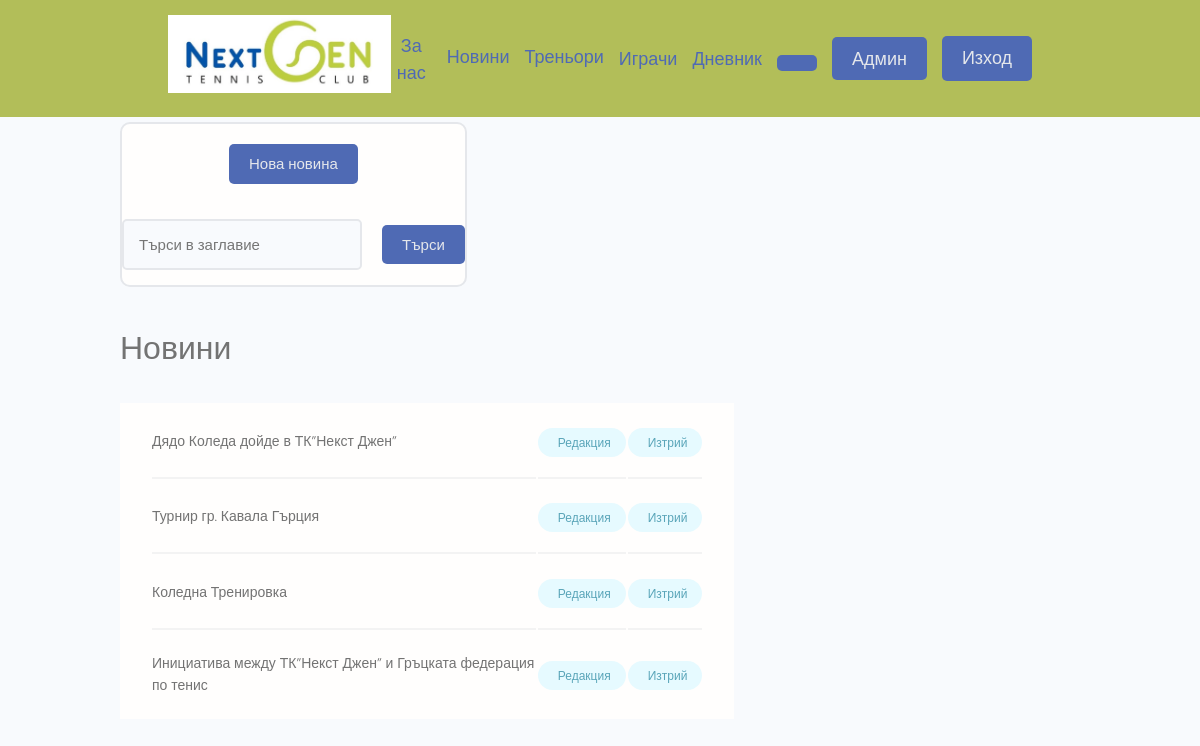
The app's page /news-admin (signed in) with its own data.
### news/models.py (models this page shows)
class News(models.Model):
    author = models.ForeignKey(Profile,null=True, on_delete=models.SET_NULL)
    title = models.CharField(max_length=200)
    image = models.ImageField(null=True, blank=True, upload_to='news', default="news/default.jpg")
    body = models.TextField(null=True, blank=True)
    created = models.DateTimeField(auto_now_add=True)
    id = models.UUIDField(primary_key=True, default=uuid.uuid4, unique=True, editable=False)
    def __str__(self) -> str:
        return self.title
    class Meta:
        ordering = ['-created']

### news/views.py (the view)
# urls.py: path('news-admin', views.newsAdmin, name='news-admin'),
@login_required(login_url='login')
@user_passes_test(lambda u: u.is_staff)
def newsAdmin(request):
    news, search_query = searchNews(request)
    custom_range, news = paginateNews(request, news, 10)
    context = {'news' : news, 'custom_range':custom_range, 'search_query':search_query}
    return render(request, 'news/news-admin.html', context)

### news/utils.py (called while the page is built)
def searchNews(request):
    search_query=''
    if request.GET.get('search_query'):
       search_query=request.GET.get('search_query')
    news = News.objects.distinct().filter(Q(title__icontains=search_query))
    return news, search_query

def paginateNews(request, news, results):
    page = request.GET.get('page')
    paginator = Paginator(news,results)
    try:
        news = paginator.page(page)
    except PageNotAnInteger:
        page = 1
        news = paginator.page(page)
    except EmptyPage:
        page = paginator.num_pages
        news = paginator.page(page)
    leftIndex = (int(page) - 4)
    if leftIndex < 1:
        leftIndex = 1
    rightIndex = (int(page) + 5)
    if rightIndex > paginator.num_pages:
        rightIndex = paginator.num_pages + 1
    custom_range = range(leftIndex,rightIndex)
    return custom_range, news

### news/templates/news/news-admin.html (shortened to what this page needs)
{% extends 'main.html' %}
{% block content %}
<div class="container">
    <div class="layout">
      <div class="column column--1of3">
        <div class="card text-center">
            <div class="card__body dev">
                <a class="btn btn--sub btn--md" href="{% url 'create-news'%}">Нова новина</a>
              </div>
            <div class="hero-section__search">
                <form id="searchForm" class="form" action="" method="get">
                <div class="form__field">
                    <input class="input input--text" id="formInput#search" type="text" name="search_query" value="{{search_query}}"
                    placeholder="Търси в заглавие" />
                </div>
                <input class="btn btn--sub btn--md" type="submit" value="Търси" />
                </form>
            </div>
        </div>
      </div>
      <div class="column column--2of3">
        <h3>Новини</h3>
        <table class="settings__table">
            {% for n in news %}
            <tr>
            <td class="settings__tableInfo">
                <p>
                {{n}}
                </p>
            </td>
            <td class="settings__tableActions">
                <a class="tag tag--pill tag--main settings__btn" href="{% url 'edit-news' n.id %}">Редакция</a>
            </td>
            <td class="settings__tableActions">
                <a class="tag tag--pill tag--main settings__btn" href="{% url 'delete-news' n.id %}">Изтрий</a>
            </td>
            </tr>
            {% endfor %}
        </table>
      </div>
    </div>
</div>
{% endblock content %}

### static/styles/app.css (style rules this page uses)
:root { --color-sub: #b2be59; --color-menu: rgb(79, 106, 180); --color-message: rgb(66, 66, 66); }
.btn--sub { background-color: var(--color-menu); color: var(--color-light) !important; }
.card { border: 2px solid var(--color-light); }
.hero-section__search > .form { display: flex; align-items: center; justify-content: center; gap: 2rem; }
.hero-section__search > .form input.input--text { width: 20rem; }
.settings__table { margin-top: 3rem; margin-bottom: 5rem; padding: 0 3rem; background: var(--color-white); }
.settings__table tr { width: 100%; }
.settings__table tr > td { padding: 2rem 0; }
.settings__table tr:not(:last-child) td { border-bottom: 2px solid var(--color-white-light); }
.settings__tableInfo { width: 100%; }
.settings__tableInfo p { font-size: 1.4rem; }
.settings__tableActions { text-align: right; }

### static/slider/slider.css (style rules this page uses)
* { box-sizing:border-box }

### static/uikit/styles/modules/_variables.css (style rules this page uses)
:root { --color-main: #5aa5b9; --color-main-light: #e6faff; --color-sub: #3f4156; --color-sub-light: #51546e; --color-sub-lighter: #ededfd; --color-text: #737373; --color-gray: #8b8b8b; --color-light: #e5e7eb; --color-light-gray: #767676; --color-bg: #f8fafd; --color-white: #fffefd; --color-white-light: #f3f3f3; --color-success: #359e64; --color-success-bg: #def8e8; --color-error: #fc4b0b; --color-error-bg: #fff2ee; --font-base: 'Poppins', arial, helvetica, 'Segoe UI', roboto, ubuntu, sans-serif; --font-monospace: 'Fira Code', 'Courier New', courier, monospace; --font-regular: 300; --font-medium: 500; --font-bold: 700; --generic-shadow: 1px 1px 5px #00000010; --generic-transition: all 0.3s ease-in-out; }

### static/uikit/styles/modules/_base.css (style rules this page uses)
* { margin: 0; padding: 0; box-sizing: border-box; text-rendering: optimizeLegibility; color: inherit; font-size: inherit; }
html { font-size: 50%; }
@media only screen and (min-width: 480px) { html { font-size: 56.25%; } }
@media only screen and (min-width: 1200px) { html { font-size: 62.5%; } }
body { line-height: 1.6; font-weight: 400; font-size: 1.5rem; color: var(--color-text); background-color: var(--color-bg); min-height: 100vh; }

### static/uikit/styles/modules/_typography.css (style rules this page uses)
* { font-family: var(--font-base); }
h3 { font-size: 3.2rem; font-weight: var(--font-medium); }
p, span, strong { font-size: 1.6rem; color: var(--color-text); font-weight: var(--font-regular); }
a { padding-bottom: 2px; text-decoration: none; display: inline-block; color: var(--color-main); font-weight: var(--font-medium); }

### static/uikit/styles/modules/_utilities.css (style rules this page uses)
.container { width: 92%; max-width: 165rem; margin: 0 auto; box-sizing: border-box; }
@media screen and (min-width: 1000px) { .container { width: 90%; } }
@media screen and (min-width: 1200px) { .container { width: 80%; } }
.text-center { text-align: center; }

### static/uikit/styles/modules/_button.css (style rules this page uses)
.btn { display: inline-block; position: relative; cursor: pointer; background-color: var(--color-light); font-weight: var(--font-medium); color: var(--color-sub); text-decoration: none; padding: 1rem 2rem; border-radius: 0.5rem; border: none; width: -webkit-fit-content; width: -moz-fit-content; width: fit-content; height: -webkit-fit-content; height: -moz-fit-content; height: fit-content; font-size: 1.6rem; outline-width: 0; outline-color: transparent; -webkit-backface-visibility: hidden; backface-visibility: hidden; transition: all 0.3s ease-in-out; }
.btn--sub { background-color: var(--color-sub); color: var(--color-white); }
.btn--md { font-size: 1.5rem; padding: 0.8rem 2rem; }

### static/uikit/styles/modules/_card.css (style rules this page uses)
.card { border-radius: 1rem; background-color: var(--color-white); border: 1.5px solid var(--color-light); width: auto; height: auto; margin-top: 0.5rem; margin-bottom: 0.5rem; overflow: hidden; }
.card__body, .card__header { padding: 2rem 2.5rem; }

### static/uikit/styles/modules/_form.css (style rules this page uses)
.form { display: block; }
.form__field { margin-top: 1.5rem; margin-bottom: 1.5rem; }
input.input[type='text'], input.input[type='email'], input.input[type='password'], input.input[type='number'], textarea.input { min-width: 24rem; width: 100%; padding: 1.2rem 1.5rem; border-radius: 0.5rem; border: 2px solid var(--color-light); transition: all 0.3s ease-in-out; background-color: var(--color-bg); }

### static/uikit/styles/modules/_tag.css (style rules this page uses)
.tag { display: inline-flex; align-items: center; background-color: var(--color-sub); height: -webkit-fit-content; height: -moz-fit-content; height: fit-content; width: -webkit-fit-content; width: -moz-fit-content; width: fit-content; border-radius: 0.5rem; padding: 0.5rem 1.5rem; font-size: 1.2rem; cursor: pointer; }
.tag--pill { border-radius: 5rem; }
.tag--main, .tag--main > small { background: var(--color-main-light); color: var(--color-main); font-weight: 500; }

### records on screen
News: title "Дядо Коледа дойде в ТК”Некст Джен”"
News: title "Турнир гр. Кавала Гърция"
News: title "Коледна Тренировка"
News: title "Инициатива между ТК”Некст Джен” и Гръцката федерация по тенис"
